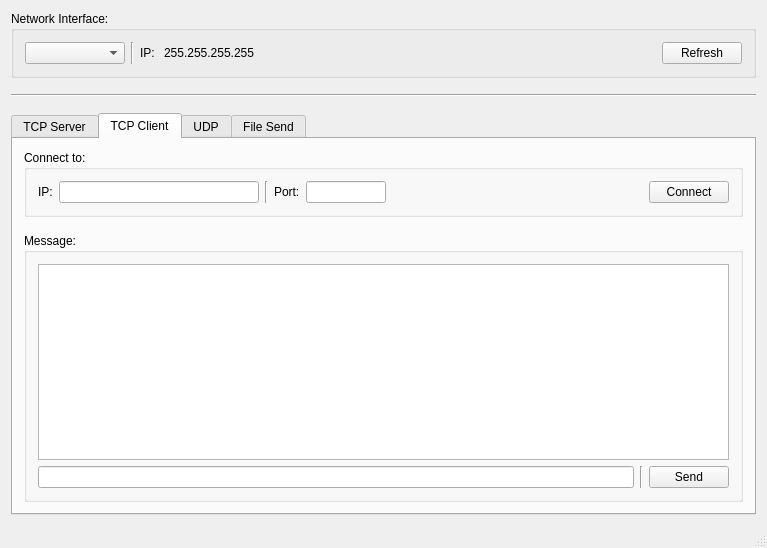
<?xml version="1.0" encoding="UTF-8"?>
<ui version="4.0">
 <class>MainWindow</class>
 <widget class="QMainWindow" name="MainWindow">
  <property name="geometry">
   <rect>
    <x>0</x>
    <y>0</y>
    <width>767</width>
    <height>548</height>
   </rect>
  </property>
  <property name="minimumSize">
   <size>
    <width>500</width>
    <height>500</height>
   </size>
  </property>
  <property name="windowTitle">
   <string>Socket Test</string>
  </property>
  <widget class="QWidget" name="centralWidget">
   <layout class="QVBoxLayout" name="verticalLayout">
    <item>
     <widget class="QGroupBox" name="groupBox_3">
      <property name="title">
       <string>Network Interface:</string>
      </property>
      <layout class="QVBoxLayout" name="verticalLayout_2">
       <item>
        <layout class="QHBoxLayout" name="horizontalLayout_5">
         <item>
          <widget class="QComboBox" name="comboBox_Interface">
           <property name="sizePolicy">
            <sizepolicy hsizetype="Preferred" vsizetype="Fixed">
             <horstretch>0</horstretch>
             <verstretch>0</verstretch>
            </sizepolicy>
           </property>
           <property name="minimumSize">
            <size>
             <width>100</width>
             <height>0</height>
            </size>
           </property>
           <property name="maximumSize">
            <size>
             <width>200</width>
             <height>16777215</height>
            </size>
           </property>
          </widget>
         </item>
         <item>
          <widget class="Line" name="line">
           <property name="orientation">
            <enum>Qt::Vertical</enum>
           </property>
          </widget>
         </item>
         <item>
          <widget class="QLabel" name="label_2">
           <property name="text">
            <string>IP: </string>
           </property>
          </widget>
         </item>
         <item>
          <widget class="QLabel" name="label_LocalIP">
           <property name="text">
            <string>255.255.255.255</string>
           </property>
          </widget>
         </item>
         <item>
          <spacer name="horizontalSpacer_5">
           <property name="orientation">
            <enum>Qt::Horizontal</enum>
           </property>
           <property name="sizeHint" stdset="0">
            <size>
             <width>40</width>
             <height>20</height>
            </size>
           </property>
          </spacer>
         </item>
         <item>
          <widget class="QPushButton" name="button_Refresh">
           <property name="text">
            <string>Refresh</string>
           </property>
          </widget>
         </item>
        </layout>
       </item>
      </layout>
     </widget>
    </item>
    <item>
     <spacer name="verticalSpacer_3">
      <property name="orientation">
       <enum>Qt::Vertical</enum>
      </property>
      <property name="sizeType">
       <enum>QSizePolicy::Fixed</enum>
      </property>
      <property name="sizeHint" stdset="0">
       <size>
        <width>20</width>
        <height>10</height>
       </size>
      </property>
     </spacer>
    </item>
    <item>
     <widget class="Line" name="line_6">
      <property name="orientation">
       <enum>Qt::Horizontal</enum>
      </property>
     </widget>
    </item>
    <item>
     <spacer name="verticalSpacer_2">
      <property name="orientation">
       <enum>Qt::Vertical</enum>
      </property>
      <property name="sizeType">
       <enum>QSizePolicy::Fixed</enum>
      </property>
      <property name="sizeHint" stdset="0">
       <size>
        <width>20</width>
        <height>10</height>
       </size>
      </property>
     </spacer>
    </item>
    <item>
     <widget class="QTabWidget" name="tabWidget">
      <property name="tabShape">
       <enum>QTabWidget::Rounded</enum>
      </property>
      <property name="currentIndex">
       <number>1</number>
      </property>
      <widget class="QWidget" name="tab_tcpServer">
       <attribute name="title">
        <string>TCP Server</string>
       </attribute>
       <layout class="QVBoxLayout" name="verticalLayout_7">
        <item>
         <widget class="QGroupBox" name="groupBox">
          <property name="title">
           <string>Listen on:</string>
          </property>
          <layout class="QVBoxLayout" name="verticalLayout_3">
           <item>
            <layout class="QHBoxLayout" name="horizontalLayout_3">
             <item>
              <widget class="QLabel" name="label_listenPort">
               <property name="sizePolicy">
                <sizepolicy hsizetype="Preferred" vsizetype="Preferred">
                 <horstretch>0</horstretch>
                 <verstretch>0</verstretch>
                </sizepolicy>
               </property>
               <property name="minimumSize">
                <size>
                 <width>0</width>
                 <height>0</height>
                </size>
               </property>
               <property name="text">
                <string>Port:</string>
               </property>
              </widget>
             </item>
             <item>
              <widget class="QLineEdit" name="lineEdit_TcpServerListenPort">
               <property name="minimumSize">
                <size>
                 <width>80</width>
                 <height>0</height>
                </size>
               </property>
               <property name="maximumSize">
                <size>
                 <width>80</width>
                 <height>16777215</height>
                </size>
               </property>
              </widget>
             </item>
             <item>
              <spacer name="horizontalSpacer_2">
               <property name="orientation">
                <enum>Qt::Horizontal</enum>
               </property>
               <property name="sizeHint" stdset="0">
                <size>
                 <width>40</width>
                 <height>20</height>
                </size>
               </property>
              </spacer>
             </item>
             <item>
              <widget class="QPushButton" name="button_TcpServer">
               <property name="text">
                <string>Start</string>
               </property>
              </widget>
             </item>
            </layout>
           </item>
          </layout>
         </widget>
        </item>
        <item>
         <spacer name="verticalSpacer">
          <property name="orientation">
           <enum>Qt::Vertical</enum>
          </property>
          <property name="sizeType">
           <enum>QSizePolicy::Fixed</enum>
          </property>
          <property name="sizeHint" stdset="0">
           <size>
            <width>20</width>
            <height>10</height>
           </size>
          </property>
         </spacer>
        </item>
        <item>
         <widget class="QGroupBox" name="groupBox_5">
          <property name="title">
           <string>Message:</string>
          </property>
          <layout class="QVBoxLayout" name="verticalLayout_8">
           <item>
            <widget class="QTextBrowser" name="textBrowser_TcpServerMessage"/>
           </item>
           <item>
            <layout class="QHBoxLayout" name="horizontalLayout_2">
             <item>
              <widget class="QLineEdit" name="lineEdit_TcpServerSend"/>
             </item>
             <item>
              <widget class="Line" name="line_7">
               <property name="orientation">
                <enum>Qt::Vertical</enum>
               </property>
              </widget>
             </item>
             <item>
              <widget class="QPushButton" name="button_TcpServerSend">
               <property name="text">
                <string>Send</string>
               </property>
              </widget>
             </item>
            </layout>
           </item>
          </layout>
         </widget>
        </item>
       </layout>
      </widget>
      <widget class="QWidget" name="tab_tcpClient">
       <attribute name="title">
        <string>TCP Client</string>
       </attribute>
       <layout class="QVBoxLayout" name="verticalLayout_5">
        <item>
         <widget class="QGroupBox" name="groupBox_4">
          <property name="title">
           <string>Connect to:</string>
          </property>
          <layout class="QVBoxLayout" name="verticalLayout_6">
           <item>
            <layout class="QHBoxLayout" name="horizontalLayout_7">
             <item>
              <widget class="QLabel" name="label_targetIP">
               <property name="sizePolicy">
                <sizepolicy hsizetype="Preferred" vsizetype="Preferred">
                 <horstretch>0</horstretch>
                 <verstretch>0</verstretch>
                </sizepolicy>
               </property>
               <property name="minimumSize">
                <size>
                 <width>0</width>
                 <height>0</height>
                </size>
               </property>
               <property name="baseSize">
                <size>
                 <width>0</width>
                 <height>0</height>
                </size>
               </property>
               <property name="text">
                <string>IP:</string>
               </property>
              </widget>
             </item>
             <item>
              <widget class="QLineEdit" name="lineEdit_TcpClientTargetIP">
               <property name="minimumSize">
                <size>
                 <width>150</width>
                 <height>0</height>
                </size>
               </property>
               <property name="maximumSize">
                <size>
                 <width>200</width>
                 <height>16777215</height>
                </size>
               </property>
              </widget>
             </item>
             <item>
              <widget class="Line" name="line_4">
               <property name="orientation">
                <enum>Qt::Vertical</enum>
               </property>
              </widget>
             </item>
             <item>
              <widget class="QLabel" name="label_targetPort">
               <property name="sizePolicy">
                <sizepolicy hsizetype="Preferred" vsizetype="Preferred">
                 <horstretch>0</horstretch>
                 <verstretch>0</verstretch>
                </sizepolicy>
               </property>
               <property name="minimumSize">
                <size>
                 <width>0</width>
                 <height>0</height>
                </size>
               </property>
               <property name="text">
                <string>Port:</string>
               </property>
              </widget>
             </item>
             <item>
              <widget class="QLineEdit" name="lineEdit_TcpClientTargetPort">
               <property name="minimumSize">
                <size>
                 <width>80</width>
                 <height>0</height>
                </size>
               </property>
               <property name="maximumSize">
                <size>
                 <width>80</width>
                 <height>16777215</height>
                </size>
               </property>
              </widget>
             </item>
             <item>
              <spacer name="horizontalSpacer">
               <property name="orientation">
                <enum>Qt::Horizontal</enum>
               </property>
               <property name="sizeHint" stdset="0">
                <size>
                 <width>40</width>
                 <height>20</height>
                </size>
               </property>
              </spacer>
             </item>
             <item>
              <widget class="QPushButton" name="button_TcpClient">
               <property name="text">
                <string>Connect</string>
               </property>
              </widget>
             </item>
            </layout>
           </item>
          </layout>
         </widget>
        </item>
        <item>
         <spacer name="verticalSpacer_4">
          <property name="orientation">
           <enum>Qt::Vertical</enum>
          </property>
          <property name="sizeType">
           <enum>QSizePolicy::Fixed</enum>
          </property>
          <property name="sizeHint" stdset="0">
           <size>
            <width>20</width>
            <height>10</height>
           </size>
          </property>
         </spacer>
        </item>
        <item>
         <widget class="QGroupBox" name="groupBox_2">
          <property name="title">
           <string>Message:</string>
          </property>
          <layout class="QVBoxLayout" name="verticalLayout_4">
           <item>
            <widget class="QTextBrowser" name="textBrowser_TcpClientMessage"/>
           </item>
           <item>
            <layout class="QHBoxLayout" name="horizontalLayout">
             <item>
              <widget class="QLineEdit" name="lineEdit_TcpClientSend"/>
             </item>
             <item>
              <widget class="Line" name="line_5">
               <property name="orientation">
                <enum>Qt::Vertical</enum>
               </property>
              </widget>
             </item>
             <item>
              <widget class="QPushButton" name="button_TcpClientSend">
               <property name="text">
                <string>Send</string>
               </property>
              </widget>
             </item>
            </layout>
           </item>
          </layout>
         </widget>
        </item>
       </layout>
      </widget>
      <widget class="QWidget" name="tab_udp">
       <attribute name="title">
        <string>UDP</string>
       </attribute>
       <layout class="QVBoxLayout" name="verticalLayout_9">
        <item>
         <widget class="QGroupBox" name="groupBox_6">
          <property name="title">
           <string>Listen on:</string>
          </property>
          <layout class="QVBoxLayout" name="verticalLayout_10">
           <item>
            <layout class="QHBoxLayout" name="horizontalLayout_4">
             <item>
              <widget class="QLabel" name="label_3">
               <property name="text">
                <string>Port:</string>
               </property>
              </widget>
             </item>
             <item>
              <widget class="QLineEdit" name="lineEdit_UdpListenPort">
               <property name="sizePolicy">
                <sizepolicy hsizetype="Preferred" vsizetype="Fixed">
                 <horstretch>0</horstretch>
                 <verstretch>0</verstretch>
                </sizepolicy>
               </property>
               <property name="minimumSize">
                <size>
                 <width>80</width>
                 <height>0</height>
                </size>
               </property>
               <property name="maximumSize">
                <size>
                 <width>80</width>
                 <height>16777215</height>
                </size>
               </property>
              </widget>
             </item>
             <item>
              <spacer name="horizontalSpacer_3">
               <property name="orientation">
                <enum>Qt::Horizontal</enum>
               </property>
               <property name="sizeHint" stdset="0">
                <size>
                 <width>40</width>
                 <height>20</height>
                </size>
               </property>
              </spacer>
             </item>
             <item>
              <widget class="QPushButton" name="button_Udp">
               <property name="text">
                <string>Start</string>
               </property>
              </widget>
             </item>
            </layout>
           </item>
          </layout>
         </widget>
        </item>
        <item>
         <spacer name="verticalSpacer_5">
          <property name="orientation">
           <enum>Qt::Vertical</enum>
          </property>
          <property name="sizeType">
           <enum>QSizePolicy::Fixed</enum>
          </property>
          <property name="sizeHint" stdset="0">
           <size>
            <width>20</width>
            <height>10</height>
           </size>
          </property>
         </spacer>
        </item>
        <item>
         <widget class="QGroupBox" name="groupBox_8">
          <property name="title">
           <string>Message:</string>
          </property>
          <layout class="QVBoxLayout" name="verticalLayout_11">
           <item>
            <widget class="QTextBrowser" name="textBrowser_UdpMessage"/>
           </item>
           <item>
            <widget class="QGroupBox" name="groupBox_7">
             <property name="title">
              <string>Send to:</string>
             </property>
             <layout class="QVBoxLayout" name="verticalLayout_12">
              <item>
               <layout class="QHBoxLayout" name="horizontalLayout_8">
                <item>
                 <widget class="QLabel" name="label">
                  <property name="text">
                   <string>IP:</string>
                  </property>
                 </widget>
                </item>
                <item>
                 <widget class="QLineEdit" name="lineEdit_UdpTargetIP">
                  <property name="sizePolicy">
                   <sizepolicy hsizetype="Preferred" vsizetype="Fixed">
                    <horstretch>0</horstretch>
                    <verstretch>0</verstretch>
                   </sizepolicy>
                  </property>
                  <property name="minimumSize">
                   <size>
                    <width>200</width>
                    <height>0</height>
                   </size>
                  </property>
                  <property name="maximumSize">
                   <size>
                    <width>200</width>
                    <height>16777215</height>
                   </size>
                  </property>
                 </widget>
                </item>
                <item>
                 <widget class="Line" name="line_2">
                  <property name="orientation">
                   <enum>Qt::Vertical</enum>
                  </property>
                 </widget>
                </item>
                <item>
                 <widget class="QLabel" name="label_4">
                  <property name="text">
                   <string>Port:</string>
                  </property>
                 </widget>
                </item>
                <item>
                 <widget class="QLineEdit" name="lineEdit_UdpTargetPort">
                  <property name="enabled">
                   <bool>true</bool>
                  </property>
                  <property name="sizePolicy">
                   <sizepolicy hsizetype="Preferred" vsizetype="Fixed">
                    <horstretch>0</horstretch>
                    <verstretch>0</verstretch>
                   </sizepolicy>
                  </property>
                  <property name="minimumSize">
                   <size>
                    <width>80</width>
                    <height>0</height>
                   </size>
                  </property>
                  <property name="maximumSize">
                   <size>
                    <width>80</width>
                    <height>16777215</height>
                   </size>
                  </property>
                  <property name="baseSize">
                   <size>
                    <width>0</width>
                    <height>0</height>
                   </size>
                  </property>
                 </widget>
                </item>
                <item>
                 <spacer name="horizontalSpacer_4">
                  <property name="orientation">
                   <enum>Qt::Horizontal</enum>
                  </property>
                  <property name="sizeHint" stdset="0">
                   <size>
                    <width>40</width>
                    <height>20</height>
                   </size>
                  </property>
                 </spacer>
                </item>
               </layout>
              </item>
              <item>
               <widget class="Line" name="line_3">
                <property name="orientation">
                 <enum>Qt::Horizontal</enum>
                </property>
               </widget>
              </item>
              <item>
               <layout class="QHBoxLayout" name="horizontalLayout_6">
                <item>
                 <widget class="QLineEdit" name="lineEdit_UdpSend"/>
                </item>
                <item>
                 <widget class="Line" name="line_8">
                  <property name="orientation">
                   <enum>Qt::Vertical</enum>
                  </property>
                 </widget>
                </item>
                <item>
                 <widget class="QPushButton" name="button_UdpSend">
                  <property name="text">
                   <string>Send</string>
                  </property>
                 </widget>
                </item>
               </layout>
              </item>
             </layout>
            </widget>
           </item>
          </layout>
         </widget>
        </item>
       </layout>
      </widget>
      <widget class="QWidget" name="tab_file">
       <attribute name="title">
        <string>File Send</string>
       </attribute>
       <widget class="QPushButton" name="pushButton">
        <property name="geometry">
         <rect>
          <x>30</x>
          <y>160</y>
          <width>80</width>
          <height>24</height>
         </rect>
        </property>
        <property name="text">
         <string>Upload</string>
        </property>
       </widget>
       <widget class="QLabel" name="label_5">
        <property name="geometry">
         <rect>
          <x>30</x>
          <y>30</y>
          <width>49</width>
          <height>16</height>
         </rect>
        </property>
        <property name="text">
         <string>IP</string>
        </property>
       </widget>
       <widget class="QPushButton" name="pushButton_2">
        <property name="geometry">
         <rect>
          <x>620</x>
          <y>160</y>
          <width>80</width>
          <height>24</height>
         </rect>
        </property>
        <property name="text">
         <string>Send</string>
        </property>
       </widget>
       <widget class="QLabel" name="label_6">
        <property name="geometry">
         <rect>
          <x>320</x>
          <y>30</y>
          <width>49</width>
          <height>16</height>
         </rect>
        </property>
        <property name="text">
         <string>Port</string>
        </property>
       </widget>
       <widget class="QLabel" name="label_7">
        <property name="geometry">
         <rect>
          <x>30</x>
          <y>100</y>
          <width>49</width>
          <height>16</height>
         </rect>
        </property>
        <property name="text">
         <string>File Path</string>
        </property>
       </widget>
       <widget class="QLineEdit" name="lineEdit">
        <property name="geometry">
         <rect>
          <x>30</x>
          <y>50</y>
          <width>113</width>
          <height>24</height>
         </rect>
        </property>
       </widget>
       <widget class="QLineEdit" name="lineEdit_2">
        <property name="geometry">
         <rect>
          <x>320</x>
          <y>50</y>
          <width>113</width>
          <height>24</height>
         </rect>
        </property>
       </widget>
       <widget class="QLineEdit" name="lineEdit_3">
        <property name="geometry">
         <rect>
          <x>30</x>
          <y>120</y>
          <width>113</width>
          <height>24</height>
         </rect>
        </property>
       </widget>
      </widget>
     </widget>
    </item>
   </layout>
  </widget>
  <widget class="QMenuBar" name="menuBar">
   <property name="geometry">
    <rect>
     <x>0</x>
     <y>0</y>
     <width>767</width>
     <height>21</height>
    </rect>
   </property>
  </widget>
  <widget class="QStatusBar" name="statusBar"/>
 </widget>
 <layoutdefault spacing="6" margin="11"/>
 <resources/>
 <connections/>
</ui>
